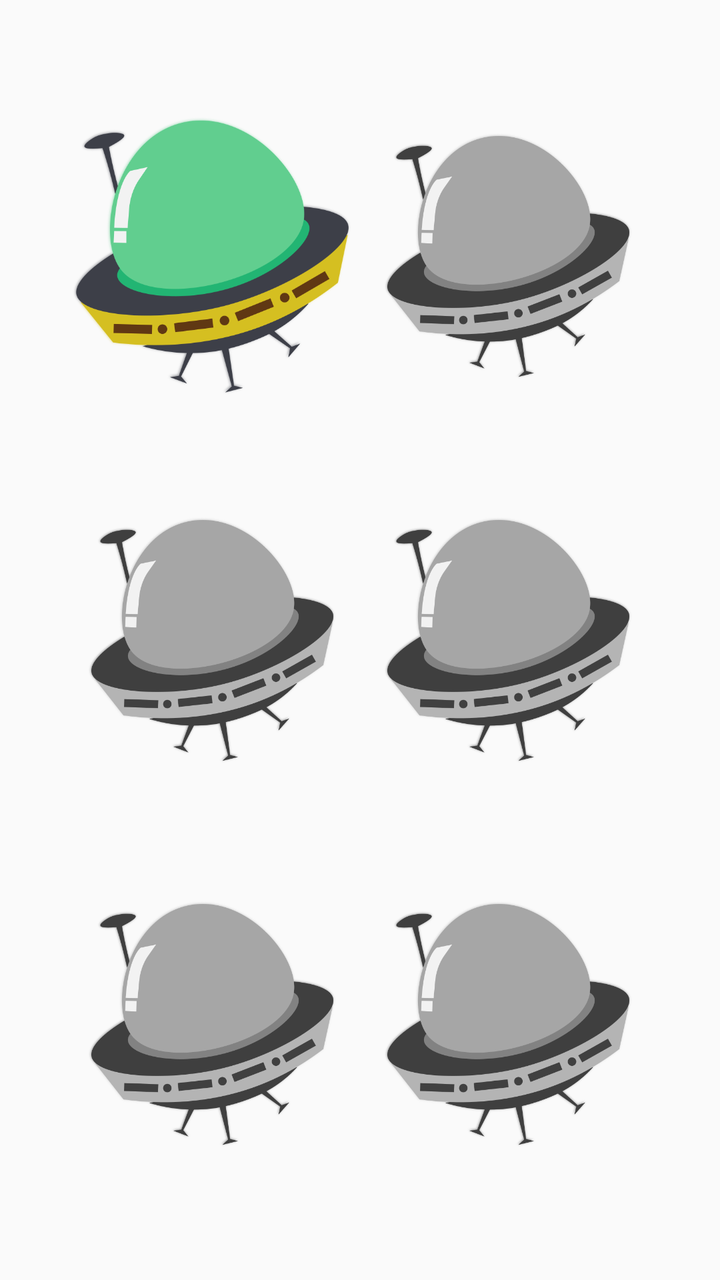
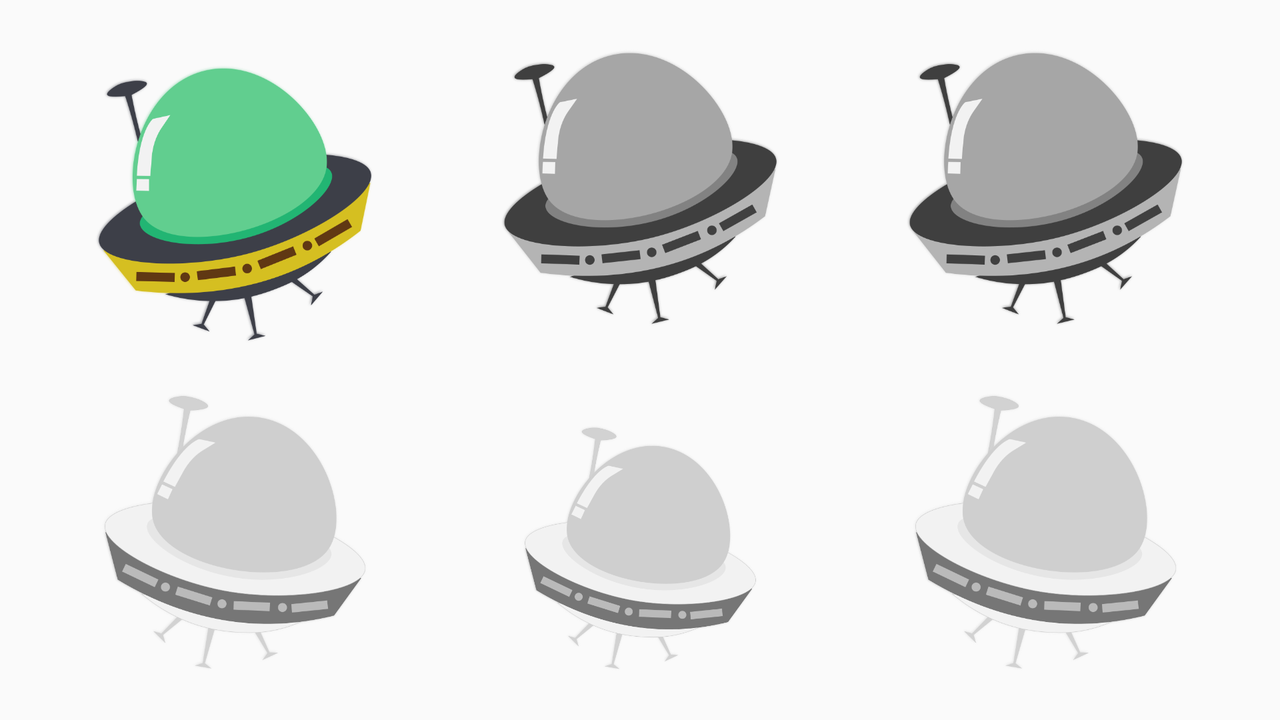

Compare how this app lays out the same screen by default and in its alternative resource folder. The renders come first, then the two layout files and the values they reference.
<!-- AndroidManifest.xml: application theme AppTheme -->
<!-- res/layout/fragment_home_screen2.xml -->
<LinearLayout
    xmlns:android="http://schemas.android.com/apk/res/android"
    android:layout_width="match_parent"
    android:layout_height="match_parent"
    android:layout_margin="@dimen/activity_horizontal_margin"
    android:padding="@dimen/activity_horizontal_margin"
    android:gravity="center"
    android:orientation="vertical">

    <LinearLayout
        android:layout_width="match_parent"
        android:layout_height="0dp"
        android:layout_weight="1"
        android:gravity="center">

        <include
            android:layout_width="0dp"
            android:layout_height="@dimen/spaceship_height"
            android:layout_weight="1"
            layout="@layout/item_egra_syllable_naming" />

        <include
            android:layout_width="0dp"
            android:layout_height="@dimen/spaceship_height"
            android:layout_weight="1"
            layout="@layout/item_egra_locked" />

    </LinearLayout>

    <LinearLayout
        android:layout_width="match_parent"
        android:layout_height="0dp"
        android:layout_weight="1"
        android:gravity="center">

        <include
            android:layout_width="0dp"
            android:layout_height="@dimen/spaceship_height"
            android:layout_weight="1"
            layout="@layout/item_egra_locked" />

        <include
            android:layout_width="0dp"
            android:layout_height="@dimen/spaceship_height"
            android:layout_weight="1"
            layout="@layout/item_egra_locked" />

    </LinearLayout>

    <LinearLayout
        android:layout_width="match_parent"
        android:layout_height="0dp"
        android:layout_weight="1"
        android:gravity="center">

        <include
            android:layout_width="0dp"
            android:layout_height="@dimen/spaceship_height"
            android:layout_weight="1"
            layout="@layout/item_egra_locked" />

        <include
            android:layout_width="0dp"
            android:layout_height="@dimen/spaceship_height"
            android:layout_weight="1"
            layout="@layout/item_egra_locked" />

    </LinearLayout>

</LinearLayout>
<!-- res/layout/item_egra_syllable_naming.xml (included above) -->
<?xml version="1.0" encoding="utf-8"?>
<androidx.constraintlayout.widget.ConstraintLayout
    android:id="@+id/egraSyllableNamingContainer"
    android:layout_width="wrap_content"
    android:layout_height="wrap_content"
    android:maxHeight="@dimen/spaceship_height"
    tools:layout_width="@dimen/spaceship_width"
    tools:layout_height="@dimen/spaceship_height"
    xmlns:android="http://schemas.android.com/apk/res/android"
    xmlns:app="http://schemas.android.com/apk/res-auto"
    xmlns:tools="http://schemas.android.com/tools">

    <ImageView
        android:id="@+id/egraSyllableNamingImageView"
        android:layout_width="0dp"
        android:layout_height="0dp"
        app:layout_constraintTop_toTopOf="parent"
        app:layout_constraintBottom_toBottomOf="parent"
        app:layout_constraintStart_toStartOf="parent"
        app:layout_constraintEnd_toEndOf="parent"
        android:src="@drawable/egra_unlocked" />

    <ImageView
        android:layout_width="0dp"
        android:layout_height="0dp"
        app:layout_constraintStart_toStartOf="@id/egraSyllableNamingImageView"
        app:layout_constraintEnd_toEndOf="@id/egraSyllableNamingImageView"
        app:layout_constraintTop_toTopOf="@id/egraSyllableNamingImageView"
        app:layout_constraintBottom_toBottomOf="@id/egraSyllableNamingImageView"
        app:layout_constraintWidth_percent=".5"
        app:layout_constraintHeight_percent=".5"
        app:layout_constraintVertical_bias=".15"
        app:layout_constraintHorizontal_bias="@dimen/spaceship_content_horizontal_bias"
        android:src="@drawable/egra_syllable_naming" />
</androidx.constraintlayout.widget.ConstraintLayout>
<!-- res/layout/item_egra_locked.xml (included above) -->
<?xml version="1.0" encoding="utf-8"?>
<RelativeLayout
    xmlns:android="http://schemas.android.com/apk/res/android"
    android:layout_width="wrap_content"
    android:layout_height="wrap_content"
    android:maxHeight="@dimen/spaceship_height"
    android:padding="8dp"
    android:gravity="center">

    <ImageView
        android:layout_width="@dimen/spaceship_width"
        android:layout_height="@dimen/spaceship_height"
        android:src="@drawable/egra_locked" />
</RelativeLayout>
<!-- resources referenced by this layout -->
<resources>
  <dimen name="activity_horizontal_margin">16dp</dimen>
  <item name="spaceship_content_horizontal_bias" type="dimen">0.45</item>
  <dimen name="spaceship_height">140dp</dimen>
  <dimen name="spaceship_width">140dp</dimen>
  <!-- drawable egra_locked: png bitmap (drawable, 75920 bytes) -->
  <!-- drawable egra_unlocked: png bitmap (drawable, 78761 bytes) -->
  <style name="AppTheme" parent="Theme.AppCompat.Light.NoActionBar">
          
          <item name="colorPrimary">@color/colorPrimary</item>
          <item name="colorPrimaryDark">@color/colorPrimaryDark</item>
          <item name="colorAccent">@color/colorAccent</item>
          
      </style>
  <color name="colorPrimary">#303F9F</color>
  <color name="colorPrimaryDark">#4D3C6C</color>
  <color name="colorAccent">#679BBE</color>
</resources>
<!-- res/layout-land/fragment_home_screen2.xml (the repository's variant of the layout above) -->
<!-- drawn on the phone turned sideways -->
<LinearLayout xmlns:android="http://schemas.android.com/apk/res/android"
    xmlns:tools="http://schemas.android.com/tools"
    android:layout_width="match_parent"
    android:layout_height="match_parent"
    android:paddingBottom="@dimen/activity_vertical_margin"
    android:paddingLeft="@dimen/activity_horizontal_margin"
    android:paddingRight="@dimen/activity_horizontal_margin"
    android:paddingTop="@dimen/activity_vertical_margin"
    android:gravity="center"
    android:orientation="vertical"
    tools:context=".ui.HomeScreensActivity$PlaceholderFragment">

    <LinearLayout
        android:layout_width="match_parent"
        android:layout_height="0dp"
        android:layout_weight="1"
        android:paddingBottom="@dimen/spaceship_vertical_margin"
        android:gravity="bottom">

        <include
            android:layout_width="0dp"
            android:layout_height="match_parent"
            android:layout_weight="1"
            layout="@layout/item_egra_syllable_naming" />

        <include
            android:layout_width="0dp"
            android:layout_height="wrap_content"
            android:layout_weight="1"
            layout="@layout/item_egra_locked" />

        <include
            android:layout_width="0dp"
            android:layout_height="wrap_content"
            android:layout_weight="1"
            layout="@layout/item_egra_locked" />

    </LinearLayout>
    <LinearLayout
        android:layout_width="match_parent"
        android:layout_height="0dp"
        android:layout_weight="1"
        android:paddingTop="@dimen/spaceship_vertical_margin">

        <include
            android:layout_width="0dp"
            android:layout_height="wrap_content"
            android:layout_weight="1"
            layout="@layout/item_egma_locked" />

        <include
            android:layout_width="0dp"
            android:layout_height="wrap_content"
            android:layout_weight="1"
            android:layout_marginTop="@dimen/activity_vertical_margin"
            layout="@layout/item_egma_locked" />

        <include
            android:layout_width="0dp"
            android:layout_height="wrap_content"
            android:layout_weight="1"
            layout="@layout/item_egma_locked" />

    </LinearLayout>

</LinearLayout>
<!-- res/layout/item_egma_locked.xml (included above) -->
<?xml version="1.0" encoding="utf-8"?>
<RelativeLayout
    xmlns:android="http://schemas.android.com/apk/res/android"
    android:layout_width="wrap_content"
    android:layout_height="wrap_content"
    android:maxHeight="@dimen/spaceship_height"
    android:padding="8dp"
    android:gravity="center">

    <ImageView
        android:layout_width="@dimen/spaceship_width"
        android:layout_height="@dimen/spaceship_width"
        android:src="@drawable/egma_locked" />
</RelativeLayout>
<!-- resources referenced by the variant -->
<!-- as the phone turned sideways resolves them -->
<resources>
  <dimen name="activity_horizontal_margin">16dp</dimen>
  <dimen name="activity_vertical_margin">16dp</dimen>
  <item name="spaceship_content_horizontal_bias" type="dimen">0.45</item>
  <dimen name="spaceship_height">140dp</dimen>
  <dimen name="spaceship_vertical_margin">8dp</dimen>
  <dimen name="spaceship_width">140dp</dimen>
  <!-- drawable egma_locked: png bitmap (drawable, 82796 bytes) -->
  <!-- drawable egra_locked: png bitmap (drawable, 75920 bytes) -->
  <!-- drawable egra_unlocked: png bitmap (drawable, 78761 bytes) -->
  <style name="AppTheme" parent="Theme.AppCompat.Light.NoActionBar">
          
          <item name="colorPrimary">@color/colorPrimary</item>
          <item name="colorPrimaryDark">@color/colorPrimaryDark</item>
          <item name="colorAccent">@color/colorAccent</item>
          
      </style>
  <color name="colorPrimary">#303F9F</color>
  <color name="colorPrimaryDark">#4D3C6C</color>
  <color name="colorAccent">#679BBE</color>
</resources>
